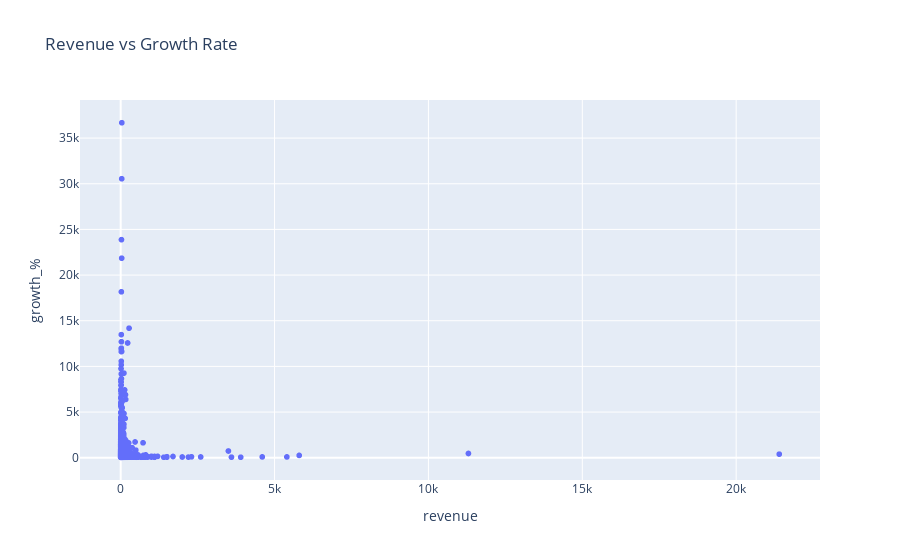

Here is the notebook cell this chart was saved with:
### Markdown cell above
#  4. REVENUE vs. GROWTH RATE RELATIONSHIP

### Code cell
fig = px.scatter(df, x='revenue', y='growth_%', hover_data=['name'],
                 title='Revenue vs Growth Rate')
fig.show()

### Figure 1 — Plotly figure (JSON) as saved in the notebook; plotly's stock layout.template omitted (floating-point values rounded to 4 significant figures; data arrays with more than 128 entries replaced by an {"elided": "..."} marker saying what was removed)
{"data": [{"customdata": {"elided": "5012x1 str values"}, "hovertemplate": "revenue=%{x}<br>growth_%=%{y}<br>name=%{customdata[0]}<extra></extra>", "legendgroup": "", "marker": {"color": "#636efa", "symbol": "circle"}, "mode": "markers", "name": "", "showlegend": false, "type": "scattergl", "x": {"elided": "5012 float values"}, "xaxis": "x", "y": {"elided": "5012 float values"}, "yaxis": "y"}], "layout": {"legend": {"tracegroupgap": 0}, "title": {"text": "Revenue vs Growth Rate"}, "xaxis": {"anchor": "y", "domain": [0, 1], "title": {"text": "revenue"}}, "yaxis": {"anchor": "x", "domain": [0, 1], "title": {"text": "growth_%"}}}}
